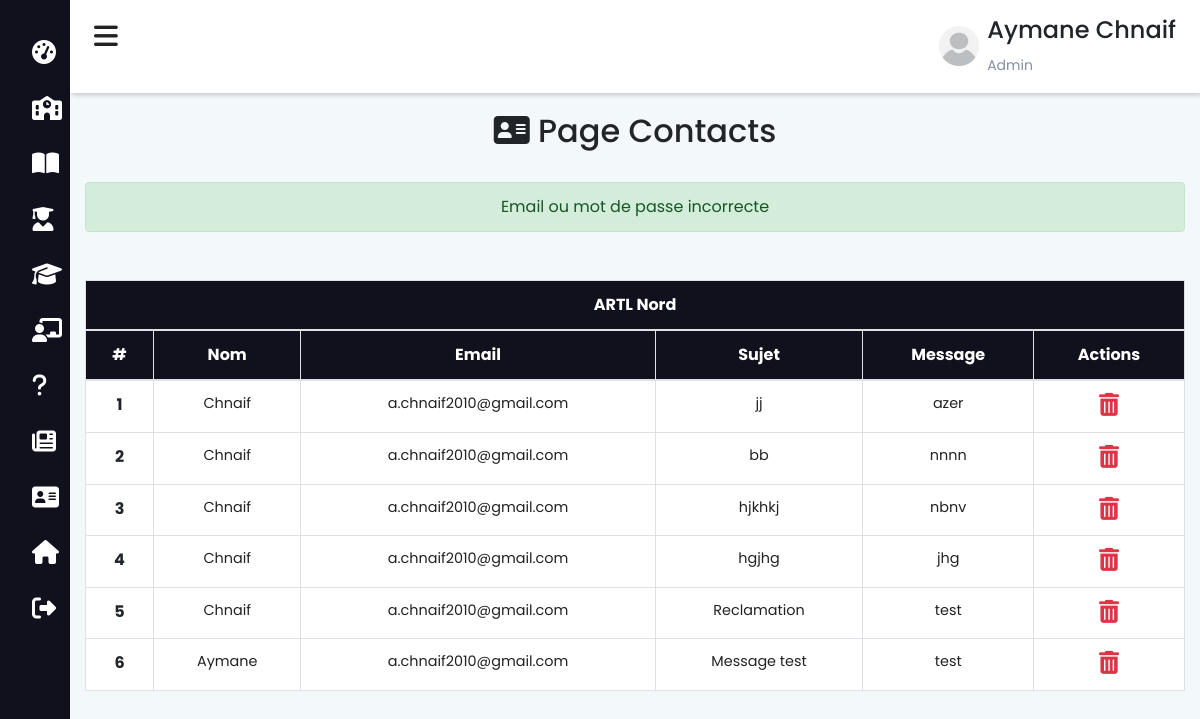
Page /admin/contacts.php (signed in) on the committed database.
### tables this page shows
CREATE TABLE `contact` (
  `con_id` int(11) NOT NULL,
  `con_nom` varchar(200) NOT NULL,
  `con_email` varchar(200) NOT NULL,
  `con_sujet` varchar(200) NOT NULL,
  `con_message` text NOT NULL,
  `con_envoie` date NOT NULL DEFAULT current_timestamp()
);

### functions/db.php (called while the page is built, shortened)
<?php
    class DBController{
        protected $host = "localhost";
        protected $user = "root";
        protected $password = "";
        protected $db = "ecole";
        public function __construct(){
            $this->conn = mysqli_connect($this->host, $this->user, $this->password, $this->db);
        }
    }
?>

### session.php (called while the page is built, shortened)
<?php
    require("functions/db.php");
    require("functions/etudiant.php");
    $db = new DBController();
    $data = new Etudiant($db);
?>

### functions/etudiant.php (called while the page is built, shortened)
<?php
    class Etudiant{
        public $db = null;
        public function __construct(DBController $db){
            $this->db = $db;
        }
        public function getContacts(){
            $result = $this->db->conn->query("SELECT * FROM `contact`");
            $resultArray = array();
            while ($item = mysqli_fetch_array($result, MYSQLI_ASSOC)){
                $resultArray[] = $item;
            }
            return $resultArray;
        }
    }
?>

### admin/contacts.php (the view, shortened to what this page needs)
<?php include_once "../session.php"; ?>
<?php
$contacts = $data->getContacts();
?>
<!DOCTYPE html>
<html lang="fr">
<head>
    <?php
        include_once "../includes/header.php";
    ?>
</head>
<body>
    <?php include_once "navbar-admin.php"; ?>
    <div class="main-content">
        <header>
            <?php include 'admin.php' ?>
        </header>
        <div class="container-fluid mt-5 pt-5">
            <div class="text-center py-3">
                <h2><i class="fas fa-address-card"></i> Page Contacts</h2>
            </div>
            <?php
            if (isset($_SESSION['status'])) {
            ?>
                <div class='alert alert-success text-center mt-2' role='alert'><?php echo $_SESSION['status'] ?></div>
            <?php
            }
            ?>
            <table class="table bg-white mt-5 table-bordered">
                <thead class="text-center text-white" style="background-color: #11101d;">
                    <tr>
                        <th scope="col" colspan="9">ARTL Nord</th>
                    </tr>
                    <tr>
                        <th scope="col">#</th>
                        <th scope="col">Nom</th>
                        <th scope="col">Email</th>
                        <th scope="col">Sujet</th>
                        <th scope="col">Message</th>
                        <th scope="col">Actions</th>
                    </tr>
                </thead>
                <tbody class="text-center">
                    <?php
                    if (empty($contacts)) {
                    ?>
                        <tr>
                            <th scope="row" colspan="6">
                                <h2>Pas de message reçu</h2>
                            </th>
                        </tr>
                        <?php
                    } else {
                        $i = 1;
                        foreach ($contacts as $contact) {
                        ?>
                            <tr>
                                <th scope="row"><?php echo $i++ ?></th>
                                <td><?php echo $contact['con_nom']; ?></td>
                                <td><?php echo $contact['con_email']; ?></td>
                                <td><?php echo $contact['con_sujet']; ?></td>
                                <td><?php echo $contact['con_message']; ?></td>
                                <td class="row-style">
                                    <form action="" method="POST">
                                        <button type="submit" class="btn-style" name="submit" onclick='return confirm("Voulez-vous supprimer ce message")'>
                                            <i class="fas fa-trash-alt text-danger awesome-size"></i>
                                        </button>
                                    </form>
                                </td>
                            </tr>
                    <?php
                        }
                    }
                    ?>
                </tbody>
            </table>
        </div>
    </div>
</body>
</html>

### includes/style.php (style rules this page uses)
body { background-color: #F3F8FA; }
html { scroll-behavior: smooth; }
.row-style { vertical-align: middle !important }
.awesome-size { font-size: 23px; cursor: pointer; }
.btn-style { background-color: transparent; border: none; }
* { -webkit-box-sizing: border-box; -moz-box-sizing: border-box; box-sizing: border-box; position: relative; }
:root { --main-color: #11101d; --color-dark: #1D2231; --text-grey: #8390A2; }
* { font-family: 'Poppins', sans-serif; }
.main-content { transition: margin-left 300ms; margin-left: 255px; }
header { background: #fff; display: flex; justify-content: space-between; padding: 1rem 1.5rem; box-shadow: 2px 2px 5px rgba(0, 0, 0, 0.2); position: fixed; left: 254px; top: 0; z-index: 100; width: calc(100% - 254px); transition: left 300ms; }
table { border-collapse: collapse; }
thead tr { border-top: 1px solid #f0f0f0; border-bottom: 2px solid #f0f0f0; }
td { padding: .5rem 1rem; font-size: .9rem; color: #222; }
@media only screen and (max-width: 1200px) { .main-content { margin-left: 70px; } }
@media only screen and (max-width: 1200px) { .main-content header { width: calc(100% - 70px); left: 70px; } }

### admin/navbar-admin.php (style rules this page uses)
* { padding: 0; margin: 0; box-sizing: border-box; list-style: none; text-decoration: none; }

### rows in the picture
contact: con_nom "Chnaif", con_email "a.chnaif2010@gmail.com", con_sujet "jj", con_message "azer"
contact: con_nom "Chnaif", con_email "a.chnaif2010@gmail.com", con_sujet "bb", con_message "nnnn"
contact: con_nom "Chnaif", con_email "a.chnaif2010@gmail.com", con_sujet "hjkhkj", con_message "nbnv"
contact: con_nom "Chnaif", con_email "a.chnaif2010@gmail.com", con_sujet "hgjhg", con_message "jhg"
contact: con_nom "Chnaif", con_email "a.chnaif2010@gmail.com", con_sujet "Reclamation", con_message "test"
contact: con_nom "Aymane", con_email "a.chnaif2010@gmail.com", con_sujet "Message test", con_message "test"

### other values in the picture
$_SESSION['prenom'] "Aymane"
$_SESSION['nom'] "Chnaif"
$_SESSION['status'] "Email ou mot de passe incorrecte"
